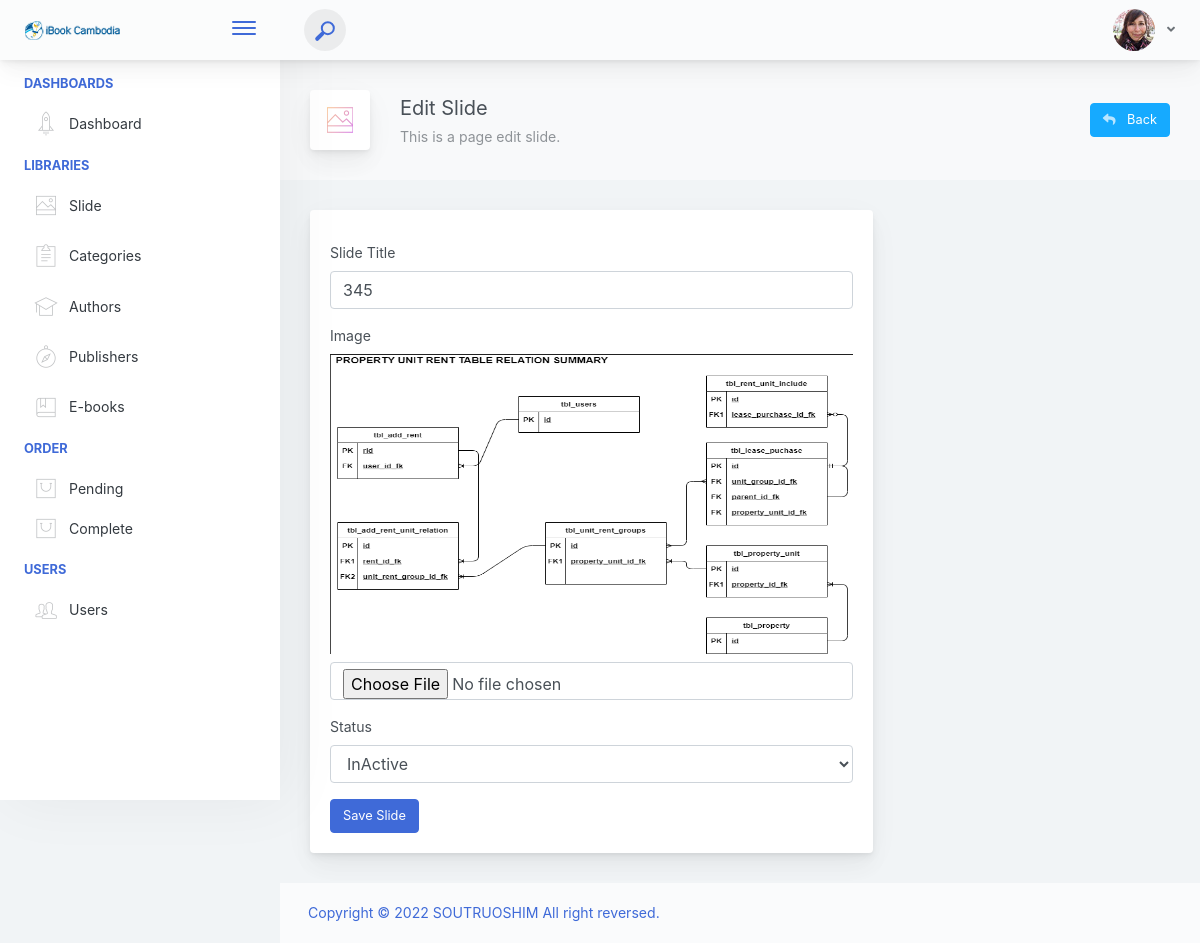
Before: /admin/slide/edit_slide.php?id=2 with the older database file.
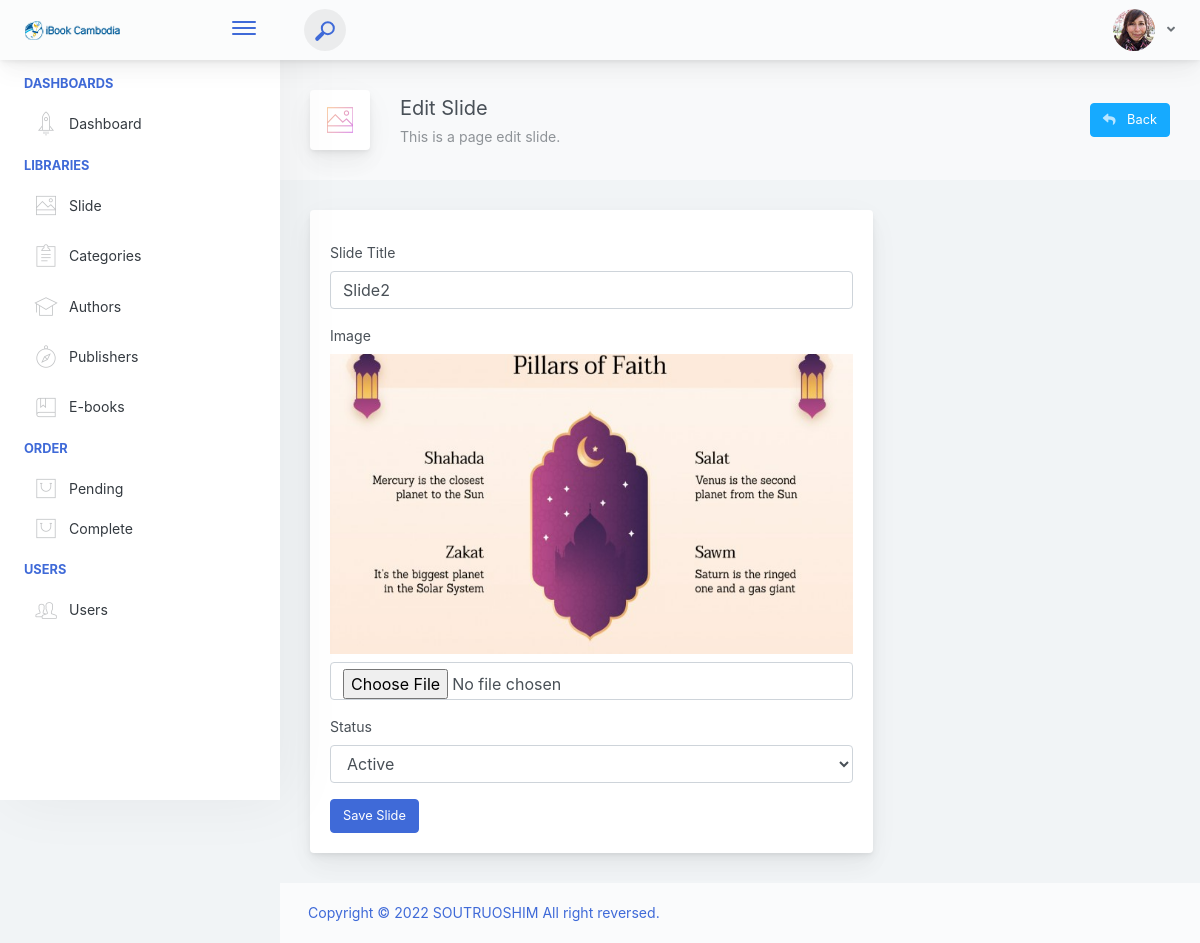
After: the same page with the newer database file.
### tables this page shows
CREATE TABLE IF NOT EXISTS `slides` (
  `id` int(11) NOT NULL AUTO_INCREMENT,
  `title` varchar(200) DEFAULT NULL,
  `image` text,
  `status` enum('active','inactive') DEFAULT NULL,
  `created_dt` datetime NOT NULL DEFAULT CURRENT_TIMESTAMP,
  `update_dt` datetime DEFAULT NULL,
  PRIMARY KEY (`id`)
);

### objects/slide.php (called while the page is built, shortened)
<?php
class Slide
{
    private $conn;
    private $table_name = "slides";
    public $id;
    public function __construct($db)
    {
        $this->conn = $db;
    }
    public function readOne()
    {
        $query = "SELECT *
        FROM " . $this->table_name . "
        WHERE id = ?
        LIMIT 0,1";
        $stmt = $this->conn->prepare( $query );
        $stmt->bindParam(1, $this->id);
        $stmt->execute();
        $row = $stmt->fetch(PDO::FETCH_ASSOC);
        $this->title = $row['title'];
        $this->status = $row['status'];
        $this->image = $row['image'];
    }
}

### admin/slide/edit_slide.php (the view, shortened to what this page needs)
<?php
   include("../inc/header.php");
   include(__DIR__ . "/../../objects/slide.php");
   $id = isset($_GET['id']) ? $_GET['id'] : die('ERROR: missing ID.');
    $database = new Database();
    $db = $database->getConnection();
    $slide = new Slide($db);
    $slide->id = $id;
    $slide->readOne();
?>
<div class="app-page-title">
    <div class="page-title-wrapper">
        <div class="page-title-heading">
            <div class="page-title-icon">
                <i class="pe-7s-photo icon-gradient bg-mean-fruit">
                </i>
            </div>
            <div>Edit Slide
                <div class="page-title-subheading">This is a page edit slide.
                </div>
            </div>
        </div>
        <div class="page-title-actions">
            <div class="d-inline-block dropdown">
                <a type="button" class="btn-shadow btn btn-info" href="../slide/slide.php" >
                    <span class="btn-icon-wrapper pr-2 opacity-7">
                        <i class="fa fa-reply fa-w-20"></i>
                    </span>
                    Back
                </a>
            </div>
        </div>
    </div>
</div>
<div class="row">
    <div class="col-md-8">
        <div class="main-card mb-3 card">
        <div class="card-body"><h5 class="card-title"></h5>
            <form action="<?php echo htmlspecialchars($_SERVER["PHP_SELF"] . "?id={$id}"); ?>" method="post" enctype="multipart/form-data">
                <div class="position-relative form-group">
                    <label class="">Slide Title</label>
                    <input name="title" id="title" value="<?= $slide->title; ?>" placeholder="" type="text" class="form-control">
                </div>
                <div class="position-relative form-group">
                    <label class="">Image</label><br>
                    <div style="margin-bottom: 8px"><img id="slide_photo" src="../../upload/images/slide/<?= $slide->image ?>" width="100%" height="300" alt=""></div>
                    <input type="file" name="image" placeholder="Choose image" id="image" class="form-control" onchange="document.getElementById('slide_photo').src = window.URL.createObjectURL(this.files[0])">
                </div>
                <div class="position-relative form-group">
                    <label class="">Status</label>
                    <select class="form-control" name="status" id="status">
                        <option value="active" <?= $slide->status =='active'?'selected':'' ?>>Active</option>
                        <option value="inactive" <?= $slide->status =='inactive'?'selected':'' ?>>InActive</option>
                    </select>
                </div>
                <input type="submit" class="btn btn-primary" name="submit" value="Save Slide">
            </form>
        </div>
        </div>
    </div>
</div>
<?php
   include("../inc/footer.php");
?>

Changed rows visible on the page:
changed slides: title "345" → "Slide2"; image: a different picture; status "InActive" → "Active"
